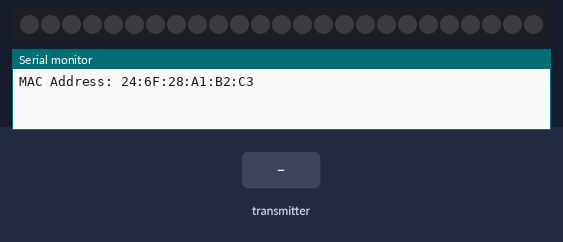
Bench run of a program on a simulated ESP32. On the bench: 25 RGB LEDs in strip order, left to right, the last lines printed to the serial monitor. Inputs (shaded band) come from the test bench. Dim RGB values are drawn brighter than linear.

Above: at 1.2 s.
1.3 s: the transmitter starts sending red = 64
At 2.2 s:
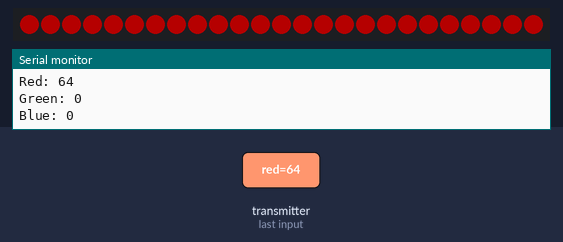
2.8 s: the transmitter starts sending green = 64
At 3.3 s:
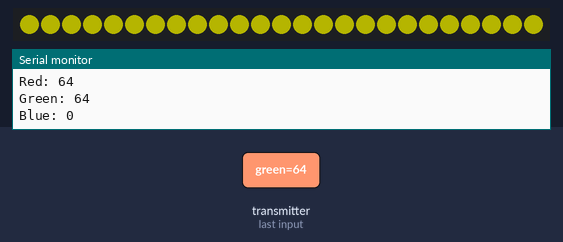
4.3 s: the transmitter starts sending blue = 64
At 5.5 s:
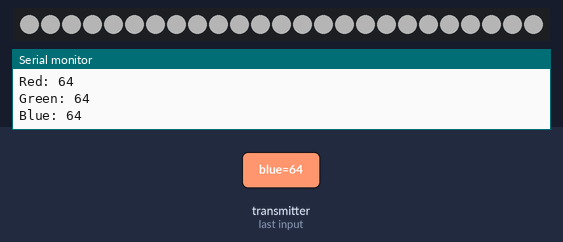
5.8 s: the transmitter starts sending red = 0
At 6.8 s:
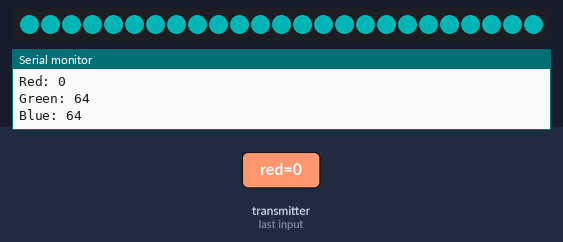
7.3 s: the transmitter starts sending green = 128
At 8.0 s:
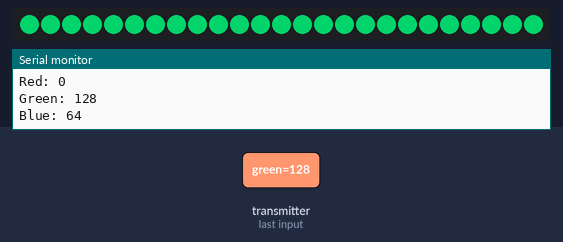
8.8 s: the transmitter starts sending blue = 255
At 9.1 s:
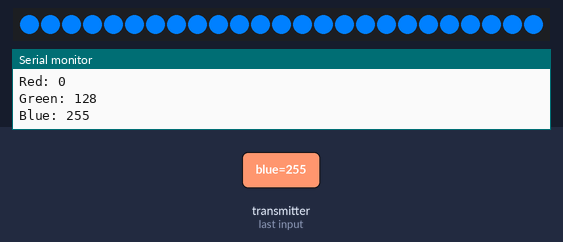
Timing chart, 0 to 11.3 s (numbered marks = the images above; inputs shaded):
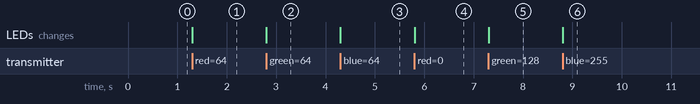

The program:

main.cpp
```cpp
#define DEBUG      1
#define LEDPIN     18
#define NUMPIXELS  25

#include <Arduino.h>
#include <esp_now.h>
#include <WiFi.h>
#include <Adafruit_NeoPixel.h>

Adafruit_NeoPixel strip(NUMPIXELS, LEDPIN, NEO_GRB + NEO_KHZ800);

// // Define a data structure
typedef struct struct_message {
  uint8_t red;
  uint8_t green;
  uint8_t blue;
} struct_message;

// Create a structured object
struct_message myData;


// Callback function executed when data is received
void OnDataRecv(const uint8_t * mac, const uint8_t *incomingData, int len) {
  memcpy(&myData, incomingData, sizeof(myData));
  if (DEBUG){Serial.print("Red: "); Serial.println(myData.red);}
  if (DEBUG){Serial.print("Green: "); Serial.println(myData.green);}
  if (DEBUG){Serial.print("Blue: "); Serial.println(myData.blue);}
  for (int i = 0; i < NUMPIXELS; i++) {
    strip.setPixelColor(i, strip.Color(myData.red, myData.green, myData.blue));
  }
  strip.show();
}

// On Data Receive Callback

// void onDataRecv(const uint8_t *mac, const uint8_t *incomingData, int len) {
//   Serial.print("Received data: ");
//   for (int i = 0; i < len; i++) {
//     Serial.print(incomingData[i]);
//     Serial.print(" ");
//   }
//   Serial.println();
// }


void setup() {
  // Set up Serial Monitor
  Serial.begin(115200);

  // Set ESP32 as a Wi-Fi Station
  WiFi.mode(WIFI_STA);
  Serial.print("MAC Address: ");
  Serial.println(WiFi.macAddress());
  strip.begin();
  strip.show(); // Initialize all pixels to 'off'
  // Initilize ESP-NOW
  if (esp_now_init() != ESP_OK) {
    if (DEBUG){Serial.println("Error initializing ESP-NOW");}
    return;
  }

  // Register callback function
  esp_now_register_recv_cb(OnDataRecv);
}

void loop() {

}
```

Measured:
- after the input at 1.3 s, the LEDs: change at once (image 1)
- after the input at 2.8 s, the LEDs: change at once (image 2)
- after the input at 4.3 s, the LEDs: change at once (image 3)
- after the input at 5.8 s, the LEDs: change at once (image 4)
- after the input at 7.3 s, the LEDs: change at once (image 5)
- after the input at 8.8 s, the LEDs: change at once (image 6)
